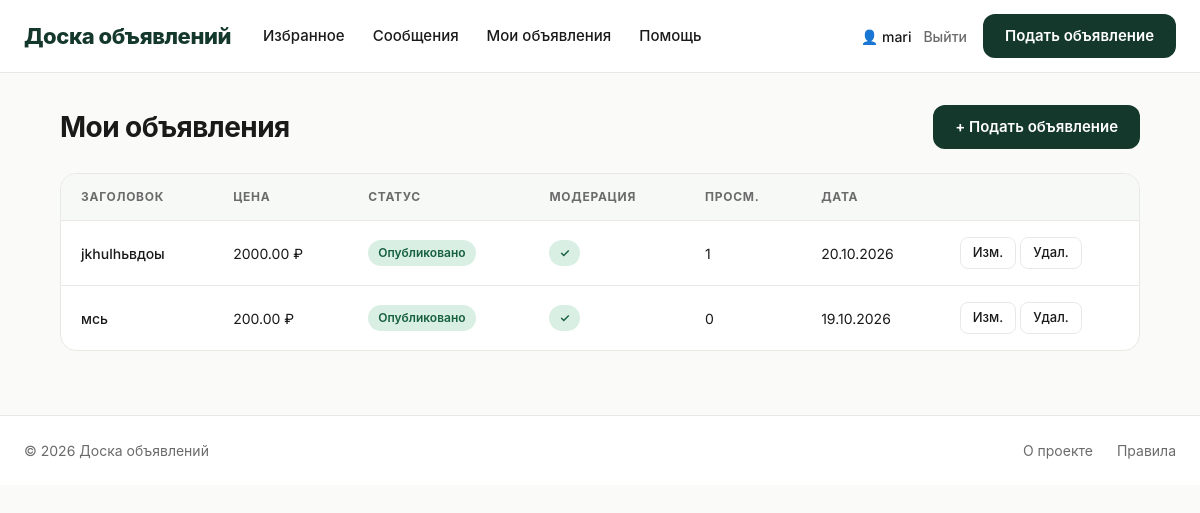
The page /my/ (signed in) on the database its author committed.
### ads/models.py (models this page shows, shortened)
class Ad(models.Model):
    STATUS_CHOICES = [
        ('draft', 'Черновик'),
        ('published', 'Опубликовано'),
        ('archived', 'В архиве'),
    ]
    title = models.CharField('Заголовок', max_length=200)
    slug = models.SlugField('URL', max_length=220, unique=True, blank=True, allow_unicode=True)
    description = models.TextField('Описание')
    price = models.DecimalField('Цена', max_digits=12, decimal_places=2)
    image = models.ImageField('Изображение', upload_to='ads/%Y/%m/', blank=True, null=True)
    category = models.ForeignKey(
        Category, on_delete=models.SET_NULL, null=True, blank=True,
        related_name='ads', verbose_name='Категория'
    )
    author = models.ForeignKey(
        User, on_delete=models.CASCADE, related_name='ads', verbose_name='Автор'
    )
    phone = models.CharField('Телефон', max_length=20)
    city = models.CharField('Город', max_length=100)
    status = models.CharField('Статус', max_length=20, choices=STATUS_CHOICES, default='published')
    is_moderated = models.BooleanField('Проверено модератором', default=False)
    views = models.PositiveIntegerField('Просмотры', default=0)
    created_at = models.DateTimeField('Создано', auto_now_add=True)
    updated_at = models.DateTimeField('Обновлено', auto_now=True)
    objects = AdQuerySet.as_manager()
    class Meta:
        verbose_name = 'Объявление'
        verbose_name_plural = 'Объявления'
        ordering = ['-created_at']
        indexes = [
            models.Index(fields=['-created_at']),
            models.Index(fields=['status', 'is_moderated']),
        ]
    def get_absolute_url(self):
        return reverse('ads:ad_detail', kwargs={'slug': self.slug})

### ads/views.py (the view)
# urls.py: path('my/', views.my_ads, name='my_ads'),
@login_required
def my_ads(request):
    ads = Ad.objects.filter(author=request.user).select_related('category').order_by('-created_at')
    return render(request, 'ads/my_ads.html', {'ads': ads})

### ads/context_processors.py (called while the page is built)
def counters(request):
    if not request.user.is_authenticated:
        return {}
    return {
        'favorites_count': Favorite.objects.filter(user=request.user).count(),
        'unread_messages_count': Message.objects.filter(
            recipient=request.user, is_read=False
        ).count(),
    }

### templates/ads/my_ads.html
{% extends 'base.html' %}
{% block content %}
<div class="container">
    <div class="my-ads-page">
        <div class="my-ads-head">
            <h1>Мои объявления</h1>
            <a href="{% url 'ads:ad_create' %}" class="btn-primary">+ Подать объявление</a>
        </div>
        <div class="ads-table-wrap">
            <table class="ads-table">
                <thead>
                    <tr>
                        <th>Заголовок</th>
                        <th>Цена</th>
                        <th>Статус</th>
                        <th>Модерация</th>
                        <th>Просм.</th>
                        <th>Дата</th>
                        <th></th>
                    </tr>
                </thead>
                <tbody>
                {% for ad in ads %}
                    <tr>
                        <td><a href="{{ ad.get_absolute_url }}">{{ ad.title }}</a></td>
                        <td>{{ ad.price }} ₽</td>
                        <td>
                            {% if ad.status == 'published' %}<span class="status-badge status-published">Опубликовано</span>
                            {% elif ad.status == 'draft' %}<span class="status-badge status-draft">Черновик</span>
                            {% else %}<span class="status-badge status-archived">В архиве</span>{% endif %}
                        </td>
                        <td>
                            {% if ad.is_moderated %}<span class="status-badge status-approved">✓</span>
                            {% else %}<span class="status-badge status-pending">На проверке</span>{% endif %}
                        </td>
                        <td>{{ ad.views }}</td>
                        <td>{{ ad.created_at|date:"d.m.Y" }}</td>
                        <td class="text-nowrap">
                            <a href="{% url 'ads:ad_edit' ad.slug %}" class="btn-sm">Изм.</a>
                            <a href="{% url 'ads:ad_delete' ad.slug %}" class="btn-sm danger">Удал.</a>
                        </td>
                    </tr>
                {% empty %}
                    <tr><td colspan="7" style="text-align:center;padding:40px;color:#9a9a9a;">Объявлений пока нет</td></tr>
                {% endfor %}
                </tbody>
            </table>
        </div>
    </div>
</div>
{% endblock %}

### templates/base.html (shortened to what this page needs)
{% load static %}
<!DOCTYPE html>
<html lang="ru">
<head>
    <link rel="stylesheet" href="{% static 'css/style.css' %}">
</head>
<body>
<header class="site-header">
    <div class="header-inner">
        <a href="{% url 'ads:ad_list' %}" class="logo">
            <span class="logo-text">Доска объявлений</span>
        </a>
        <nav class="main-nav">
            {% if user.is_authenticated %}
                <a href="{% url 'ads:favorites' %}" class="nav-link">
                    Избранное
                </a>
                <a href="{% url 'ads:messages' %}" class="nav-link">
                    Сообщения
                </a>
                <a href="{% url 'ads:my_ads' %}" class="nav-link">Мои объявления</a>
            {% endif %}
            <a href="#" class="nav-link">Помощь</a>
        </nav>
        <div class="header-actions">
            {% if user.is_authenticated %}
                <div class="user-menu">
                    <span class="user-name">👤 {{ user.username }}</span>
                    <a href="{% url 'ads:logout' %}" class="link-quiet">Выйти</a>
                </div>
                <a href="{% url 'ads:ad_create' %}" class="btn-primary">
                    Подать объявление
                </a>
            {% else %}
                <a href="{% url 'ads:login' %}" class="link-quiet">Вход</a>
                <a href="{% url 'ads:ad_create' %}" class="btn-primary">
                    Подать объявление
                </a>
            {% endif %}
        </div>
    </div>
</header>
<main>
    {% block content %}{% endblock %}
</main>
<footer class="site-footer">
    <div class="container footer-inner">
        <div>© {% now "Y" %} Доска объявлений</div>
        <div class="footer-links">
            <a href="#">О проекте</a>
            <a href="#">Правила</a>
        </div>
    </div>
</footer>
</body>
</html>

### static/css/style.css (style rules this page uses)
:root { --green-900: #14382b; --green-800: #1a4635; --green-700: #1f5540; --green-600: #26694f; --green-500: #2e7d5f; --green-50: #eef4f0; --bg: #fafaf8; --surface: #ffffff; --line: #e8e8e4; --text: #1a1a1a; --text-2: #6b6b6b; --text-3: #9a9a9a; --radius-sm: 8px; --radius: 12px; --radius-lg: 16px; --radius-xl: 20px; --shadow-sm: 0 1px 2px rgba(20,56,43,.04); --shadow: 0 2px 12px rgba(20,56,43,.06); --shadow-lg: 0 8px 28px rgba(20,56,43,.10); --font: 'Inter', -apple-system, BlinkMacSystemFont, 'Segoe UI', sans-serif; }
*, *::before, *::after { box-sizing: border-box; }
html, body { margin: 0; padding: 0; font-family: var(--font); background: var(--bg); color: var(--text); font-size: 15px; line-height: 1.5; -webkit-font-smoothing: antialiased; }
a { color: inherit; text-decoration: none; }
.container { max-width: 1240px; margin: 0 auto; padding: 0 24px; }
.site-header { background: var(--surface); border-bottom: 1px solid var(--line); position: sticky; top: 0; z-index: 100; }
.header-inner { max-width: 1240px; margin: 0 auto; padding: 14px 24px; display: flex; align-items: center; gap: 32px; }
.logo { display: flex; align-items: center; gap: 10px; font-weight: 800; font-size: 22px; color: var(--green-900); letter-spacing: -.02em; }
.main-nav { display: flex; gap: 28px; flex: 1; }
.nav-link { color: var(--text); font-weight: 500; font-size: 15px; transition: color .15s; display: inline-flex; align-items: center; gap: 6px; }
.header-actions { display: flex; align-items: center; gap: 16px; }
.link-quiet { color: var(--text-2); font-weight: 500; transition: color .15s; }
.user-menu { display: flex; align-items: center; gap: 12px; font-size: 14px; }
.user-name { color: var(--text); font-weight: 500; }
.btn-primary { display: inline-flex; align-items: center; justify-content: center; height: 44px; padding: 0 22px; background: var(--green-900); color: #fff !important; border: none; border-radius: var(--radius); font-family: var(--font); font-weight: 600; font-size: 15px; cursor: pointer; transition: background .15s, transform .1s; }
.site-footer { border-top: 1px solid var(--line); background: var(--surface); margin-top: 40px; padding: 24px 0; color: var(--text-2); font-size: 14px; }
.footer-inner { display: flex; justify-content: space-between; align-items: center; }
.footer-links { display: flex; gap: 24px; }
.my-ads-page { max-width: 1080px; margin: 32px auto 64px; }
.my-ads-head { display: flex; justify-content: space-between; align-items: center; margin-bottom: 24px; }
.my-ads-head h1 { font-size: 28px; font-weight: 700; margin: 0; letter-spacing: -.02em; }
.ads-table-wrap { background: var(--surface); border: 1px solid var(--line); border-radius: var(--radius-lg); overflow: hidden; }
.ads-table { width: 100%; border-collapse: collapse; }
.ads-table th { background: #f7f9f7; text-align: left; font-size: 12px; text-transform: uppercase; letter-spacing: .06em; color: var(--text-2); font-weight: 700; padding: 14px 20px; border-bottom: 1px solid var(--line); }
.ads-table td { padding: 16px 20px; border-bottom: 1px solid var(--line); font-size: 14px; vertical-align: middle; }
.ads-table tr:last-child td { border-bottom: none; }
.ads-table a { font-weight: 500; }
.status-badge { display: inline-block; padding: 4px 10px; border-radius: 100px; font-size: 12px; font-weight: 600; }
.status-published { background: #d9efe3; color: #17603f; }
.status-approved { background: #d9efe3; color: #17603f; }
.btn-sm { display: inline-flex; align-items: center; height: 32px; padding: 0 12px; border-radius: var(--radius-sm); border: 1px solid var(--line); background: var(--surface); font-family: var(--font); font-size: 13px; font-weight: 500; cursor: pointer; transition: all .15s; color: var(--text); }

### rows shown on the page
Ad: title "jkhulhьвдоы", price "2000.00", status "Опубликовано", views "1", created_at "20.10.2026"
Ad: title "мсь", price "200.00", status "Опубликовано", views "0", created_at "19.10.2026"

### other values the page prints
{{ user.username }} "mari"
